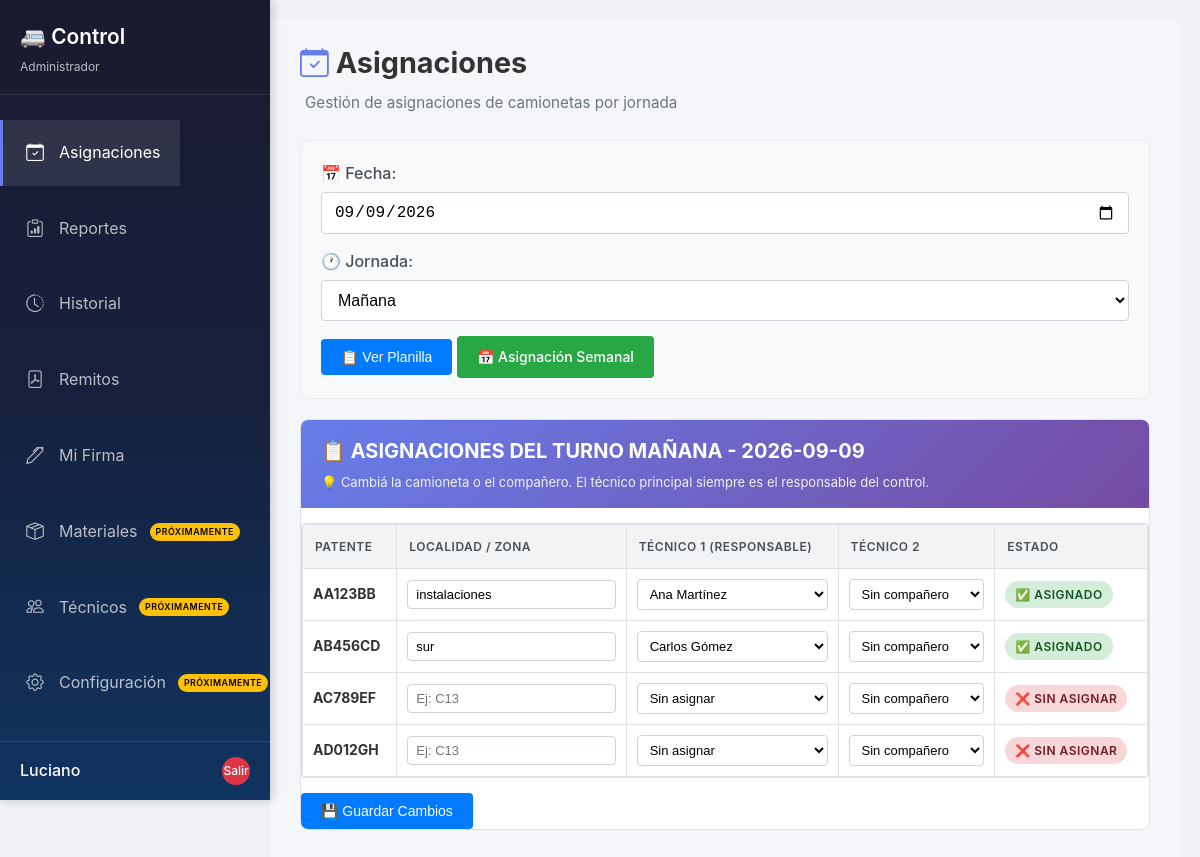
Page /admin (signed in) on the committed database.
### tables this page shows
CREATE TABLE camionetas (
            id INTEGER PRIMARY KEY AUTOINCREMENT,
            patente TEXT UNIQUE NOT NULL,
            activa INTEGER DEFAULT 1
        );

CREATE TABLE asignaciones (
            id INTEGER PRIMARY KEY AUTOINCREMENT,
            camioneta_id INTEGER,
            tecnico_id INTEGER,
            tecnico2_id INTEGER,
            fecha TEXT NOT NULL,
            jornada TEXT NOT NULL,
            estado TEXT DEFAULT 'PENDIENTE',
            zona TEXT,
            FOREIGN KEY (camioneta_id) REFERENCES camionetas(id),
            FOREIGN KEY (tecnico_id) REFERENCES usuarios(id),
            FOREIGN KEY (tecnico2_id) REFERENCES usuarios(id)
        );

### app.py (the view)
@app.route('/admin')
def admin():
    if 'usuario_id' not in session or session.get('rol') != 'admin':
        return redirect(url_for('login'))
    fecha_seleccionada = request.args.get('fecha', datetime.now().strftime('%Y-%m-%d'))
    jornada_seleccionada = request.args.get('jornada', 'mañana')
    fecha_actual = datetime.now().strftime('%d/%m/%Y')
    conexion = get_db()
    try:
        tecnicos = obtener_tecnicos()
        camionetas = obtener_camionetas()
        asignaciones_actuales = conexion.execute('''
            SELECT a.id as asignacion_id, a.camioneta_id, a.tecnico_id, a.tecnico2_id, a.zona,
                   c.patente as camioneta_patente
            FROM asignaciones a
            LEFT JOIN camionetas c ON a.camioneta_id = c.id
            WHERE a.fecha = ? AND a.jornada = ?
        ''', (fecha_seleccionada, jornada_seleccionada)).fetchall()
        asignaciones_por_camioneta = {}
        for a in asignaciones_actuales:
            asignaciones_por_camioneta[a['camioneta_id']] = {
                'asignacion_id': a['asignacion_id'],
                'tecnico_id': a['tecnico_id'],
                'tecnico2_id': a['tecnico2_id'],
                'zona': a['zona'] or ''
            }
        try:
            reportes = conexion.execute('''
                SELECT
                    r.id, r.tipo, r.elemento, r.estado, r.descripcion, r.fecha_hora,
                    r.fecha_resolucion, r.comentario_resolucion, r.resuelto_por,
                    COALESCE(cam.patente, 'SIN ASIGNAR') as patente,
                    COALESCE(u.nombre, 'TÉCNICO DESCONOCIDO') as tecnico_nombre
                FROM reportes r
                LEFT JOIN controles co ON r.control_id = co.id
                LEFT JOIN asignaciones a ON co.asignacion_id = a.id
                LEFT JOIN camionetas cam ON a.camioneta_id = cam.id
                LEFT JOIN usuarios u ON a.tecnico_id = u.id
                ORDER BY r.fecha_hora DESC
            ''').fetchall()
            reportes_por_patente = {}
            for reporte in reportes:
                patente = reporte['patente']
                if patente not in reportes_por_patente:
                    reportes_por_patente[patente] = []
                reportes_por_patente[patente].append(dict(reporte))
            patentes_con_reportes = sorted(reportes_por_patente.keys())
            faltantes_por_patente = {}
            for patente, registros in reportes_por_patente.items():
                dedupe = {}
                for r in registros:
                    if r['estado'] in ['FALLA', 'FALTANTE', 'OBSERVACION']:
                        if r['elemento'] not in dedupe:
                            dedupe[r['elemento']] = r
                faltantes_por_patente[patente] = list(dedupe.values())
        except sqlite3.OperationalError:
            reportes_por_patente = {}
            patentes_con_reportes = []
            faltantes_por_patente = {}
    finally:
        conexion.close()
    mensaje = request.args.get('mensaje', '')
    error = request.args.get('error', '')
    planilla = []
    for camioneta in camionetas:
        info = asignaciones_por_camioneta.get(camioneta['id'], {
            'asignacion_id': None,
            'tecnico_id': None,
            'tecnico2_id': None,
            'zona': ''
        })
        planilla.append({
            'camioneta_id': camioneta['id'],
            'camioneta_patente': camioneta['patente'],
            'asignacion_id': info['asignacion_id'],
            'tecnico_id': info['tecnico_id'],
            'tecnico2_id': info['tecnico2_id'],
            'zona': info['zona']
        })
    return render_template('admin.html',
                         camionetas=camionetas,
                         tecnicos=tecnicos,
                         planilla=planilla,
                         reportes=reportes,
                         reportes_por_patente=reportes_por_patente,
                         faltantes_por_patente=faltantes_por_patente,
                         patentes_con_reportes=patentes_con_reportes,
                         fecha_seleccionada=fecha_seleccionada,
                         jornada_seleccionada=jornada_seleccionada,
                         fecha_actual=fecha_actual,
                         mensaje=mensaje,
                         error=error)

### app.py (called while the page is built)
@app.before_request
def limpiar_redirecciones():
    if 'usuario_id' in session:
        rol = session.get('rol')
        if rol == 'admin' and request.path == '/tecnico':
            return redirect(url_for('admin'))
        if rol == 'jefe' and request.path in ['/tecnico', '/admin']:
            return redirect(url_for('jefe'))
        if rol == 'tecnico' and request.path in ['/admin', '/jefe']:
            return redirect(url_for('tecnico'))

def conectar_db():
    return sqlite3.connect(str(DATABASE))

def get_db():
    conexion = conectar_db()
    conexion.row_factory = sqlite3.Row
    return conexion

def obtener_tecnicos():
    conexion = get_db()
    tecnicos = conexion.execute('''
        SELECT id, nombre FROM usuarios
        WHERE rol = 'tecnico' AND activo = 1 ORDER BY nombre
    ''').fetchall()
    conexion.close()
    return tecnicos

def obtener_camionetas():
    conexion = get_db()
    camionetas = conexion.execute('''
        SELECT id, patente FROM camionetas
        WHERE activa = 1 ORDER BY patente
    ''').fetchall()
    conexion.close()
    return camionetas

### templates/admin.html (shortened to what this page needs)
<!DOCTYPE html>
<html lang="es">
<head>
    <link rel="stylesheet" href="https://cdn.jsdelivr.net/npm/bootstrap-icons@1.8.1/font/bootstrap-icons.css">
    <link rel="stylesheet" href="{{ url_for('static', filename='css/style.css') }}">
</head>
<body>
    <div class="admin-sidebar" id="sidebar">
        <div class="sidebar-header">
            <h2>🚐 Control</h2>
            <span class="sidebar-subtitle">Administrador</span>
        </div>
        <nav class="sidebar-nav">
            <a href="#" class="sidebar-link active" data-section="asignaciones" onclick="cambiarSeccion('asignaciones')">
                <i class="bi bi-calendar-check"></i>
                <span>Asignaciones</span>
            </a>
            <a href="#" class="sidebar-link" data-section="reportes" onclick="cambiarSeccion('reportes')">
                <i class="bi bi-clipboard-data"></i>
                <span>Reportes</span>
            </a>
            <a href="#" class="sidebar-link" data-section="historial" onclick="cambiarSeccion('historial')">
                <i class="bi bi-clock-history"></i>
                <span>Historial</span>
            </a>
            <a href="#" class="sidebar-link" data-section="remitos" onclick="cambiarSeccion('remitos')">
                <i class="bi bi-file-pdf"></i>
                <span>Remitos</span>
            </a>
            <a href="#" class="sidebar-link" data-section="firma" onclick="cambiarSeccion('firma')">
                <i class="bi bi-pen"></i>
                <span>Mi Firma</span>
            </a>
            <a href="#" class="sidebar-link" data-section="materiales" onclick="cambiarSeccion('materiales')">
                <i class="bi bi-box-seam"></i>
                <span>Materiales</span>
                <span class="badge badge-proximamente">Próximamente</span>
            </a>
            <a href="#" class="sidebar-link" data-section="tecnicos" onclick="cambiarSeccion('tecnicos')">
                <i class="bi bi-people"></i>
                <span>Técnicos</span>
                <span class="badge badge-proximamente">Próximamente</span>
            </a>
            <a href="#" class="sidebar-link" data-section="configuracion" onclick="cambiarSeccion('configuracion')">
                <i class="bi bi-gear"></i>
                <span>Configuración</span>
                <span class="badge badge-proximamente">Próximamente</span>
            </a>
        </nav>
        <div class="sidebar-footer">
            <span class="user-name">{{ session.nombre }}</span>
            <a href="{{ url_for('logout') }}" class="btn btn-danger btn-sm">Salir</a>
        </div>
    </div>
    <div class="admin-main" id="main-content">
        <div id="seccion-asignaciones" class="seccion-content">
            <div class="seccion-header">
                <h1><i class="bi bi-calendar-check"></i> Asignaciones</h1>
                <p class="text-muted">Gestión de asignaciones de camionetas por jornada</p>
            </div>
            <div class="jornada-selector">
                <form method="GET" action="{{ url_for('admin') }}">
                    <div class="form-group">
                        <label for="fecha">📅 Fecha:</label>
                        <input type="date" id="fecha" name="fecha" value="{{ fecha_seleccionada }}" required>
                    </div>
                    <div class="form-group">
                        <label for="jornada">🕐 Jornada:</label>
                        <select id="jornada" name="jornada">
                            <option value="mañana" {% if jornada_seleccionada == 'mañana' %}selected{% endif %}>Mañana</option>
                        </select>
                    </div>
                    <button type="submit" class="btn btn-primary">📋 Ver Planilla</button>
                    <a href="{{ url_for('asignacion_semanal') }}" class="btn btn-success">📅 Asignación Semanal</a>
                </form>
            </div>
            <div class="planilla-container">
                <div class="planilla-header">
                    <h2>📋 ASIGNACIONES DEL TURNO {{ jornada_seleccionada|upper }} - {{ fecha_seleccionada }}</h2>
                    <p>💡 Cambiá la camioneta o el compañero. El técnico principal siempre es el responsable del control.</p>
                </div>
                <form method="POST" action="{{ url_for('guardar_planilla') }}" id="form-planilla">
                    <div class="table-responsive">
                        <table class="table-planilla">
                            <thead>
                                <tr>
                                    <th>PATENTE</th>
                                    <th>LOCALIDAD / ZONA</th>
                                    <th>TÉCNICO 1 (Responsable)</th>
                                    <th>TÉCNICO 2</th>
                                    <th>ESTADO</th>
                                </tr>
                            </thead>
                            <tbody>
                                {% for fila in planilla %}
                                <tr class="fila-asignacion">
                                    <td><strong>{{ fila.camioneta_patente }}</strong></td>
                                    <td>
                                        <input type="text" name="zona_{{ fila.camioneta_id }}" value="{{ fila.zona or '' }}" placeholder="Ej: C13">
                                    </td>
                                    <td>
                                        <select name="tecnico_{{ fila.camioneta_id }}" class="tecnico-select">
                                            <option value="">Sin asignar</option>
                                            {% for tecnico in tecnicos %}
                                                <option value="{{ tecnico.id }}"
                                                    {% if tecnico.id == fila.tecnico_id %}selected{% endif %}>
                                                    {{ tecnico.nombre }}
                                                </option>
                                            {% endfor %}
                                        </select>
                                    </td>
                                    <td>
                                        <select name="tecnico2_{{ fila.camioneta_id }}" class="tecnico2-select">
                                            <option value="">Sin compañero</option>
                                        </select>
                                    </td>
                                    <td>
                                        {% if fila.tecnico_id %}
                                            <span class="badge badge-success">✅ ASIGNADO</span>
                                        {% else %}
                                            <span class="badge badge-danger">❌ SIN ASIGNAR</span>
                                        {% endif %}
                                    </td>
                                </tr>
                                {% endfor %}
                            </tbody>
                        </table>
                    </div>
                    <button type="submit" class="btn btn-primary">💾 Guardar Cambios</button>
                </form>
            </div>
        </div>
    </div>
</body>
</html>

### rows in the picture
camionetas: camioneta_patente "AA123BB"
asignaciones: zona "instalaciones"
camionetas: camioneta_patente "AB456CD"
asignaciones: zona "sur"
camionetas: camioneta_patente "AC789EF", camioneta_id "Ej: C13", shows "❌ SIN ASIGNAR"
camionetas: camioneta_patente "AD012GH", shows "❌ SIN ASIGNAR"

### other values in the picture
{{ session.nombre }} "Luciano"
{{ jornada_seleccionada|upper }} "MAÑANA"
{{ fecha_seleccionada }} "2026-09-09"
form field value "Ana Martínez"
form field value "Carlos Gómez"
